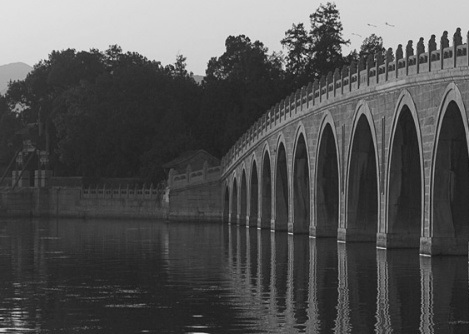
#> input picture DeepLearning/hw1/hist.png, 469 x 334 px
$ python 'Histogram Equalization.py'
#> lines starting #> are read from the running program, lines starting #| are printed output that depends on the picture; after the words box and inside, x2 and y2 are one past the last pixel; in counts of white or black regions, pixels touching at a corner belong together
# -*- coding: utf-8 -*-
"""
Created on Fri Oct  2 01:31:16 2020

@author: cheng
"""
import cv2
import numpy as np

name = "../hist.png"
image = cv2.imread(name, 0)
#> image is the input picture: shape (334, 469); min 22, max 226, mean 83.1
#image = cv2.imread("D:/test/unequ.jpg", 0)

lut = np.zeros(256, dtype = image.dtype )#创建空的查找表
#> lut = 256 values from 0 to 0

hist,bins = np.histogram(image.flatten(),256,[0,256])
#> hist = 256 values, max 5256 at index 39, min 0 at index 0, mean 611.9; bins = 257 values from 0 to 256
cdf = hist.cumsum() #计算累积直方图
#> cdf = 256 values from 0 to 156646
cdf_m = np.ma.masked_equal(cdf,0) #除去直方图中的0值
cdf_m = (cdf_m - cdf_m.min())*255/(cdf_m.max()-cdf_m.min())#等同于前面介绍的lut[i] = int(255.0 *p[i])公式
cdf = np.ma.filled(cdf_m,0).astype('uint8') #将掩模处理掉的元素补为0
#> cdf = 256 values from 0 to 255

#计算
result2 = cdf[image]
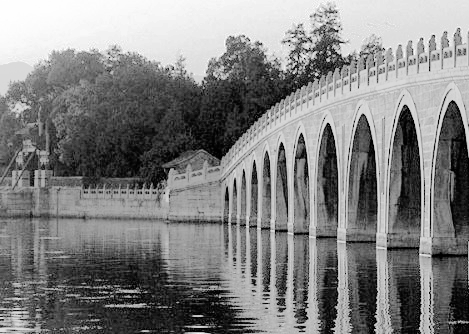
#> result2: shape (334, 469); min 0, max 255, mean 129.1

cv2.rectangle(result2, (1, 5), (100, 35), (0, 0, 0), -1)
text = "OpenCVLUT"
fontFace = cv2.FONT_HERSHEY_SIMPLEX
cv2.putText( result2, text, ( 1, 25 ), fontFace, 0.5, ( 255, 0, 0 ) )
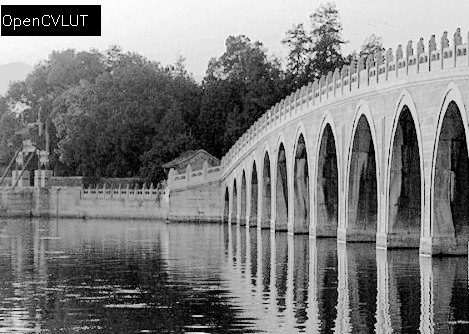
#> result2: shape (334, 469); min 0, max 255, mean 124.4
#--------------------------------------------
result = cv2.LUT(image, cdf)

cv2.rectangle(result, (1, 5), (100, 35), (0, 0, 0), -1)
text1 = "NumPyLUT"
fontFace = cv2.FONT_HERSHEY_SIMPLEX
cv2.putText( result, text1, ( 1, 25 ), fontFace, 0.5, ( 255, 0, 0 ) )
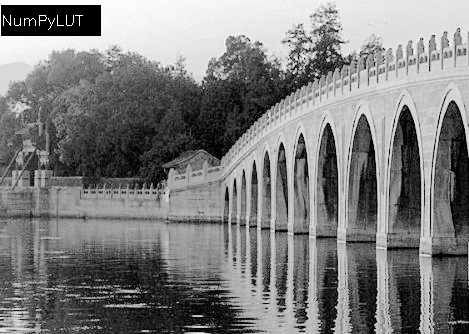
#> result: shape (334, 469); min 0, max 255, mean 124.4


#cv2.imshow("OpenCVLUT", result)
#cv2.imshow("lookup table_NumPyLUT", result2)
res = np.hstack((result,result2)) #stacking images side-by-side
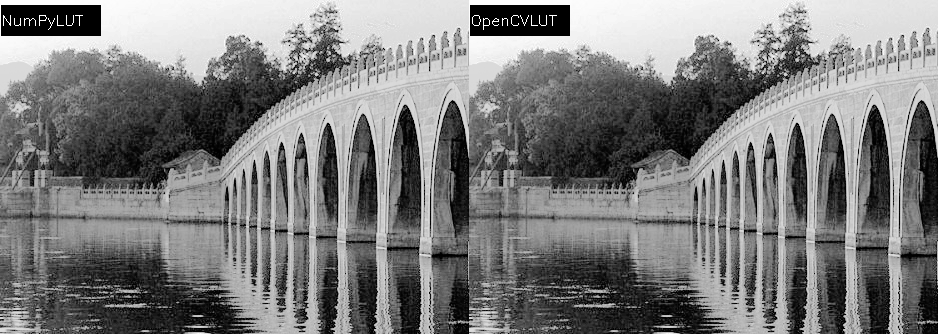
#> res: shape (334, 938); min 0, max 255, mean 124.4
cv2.imwrite('CV_Hint.png',res)

cv2.waitKey(0)
cv2.destroyAllWindows()

$ run again, with DeepLearning/hw1/data.png copied over DeepLearning/hw1/hist.png
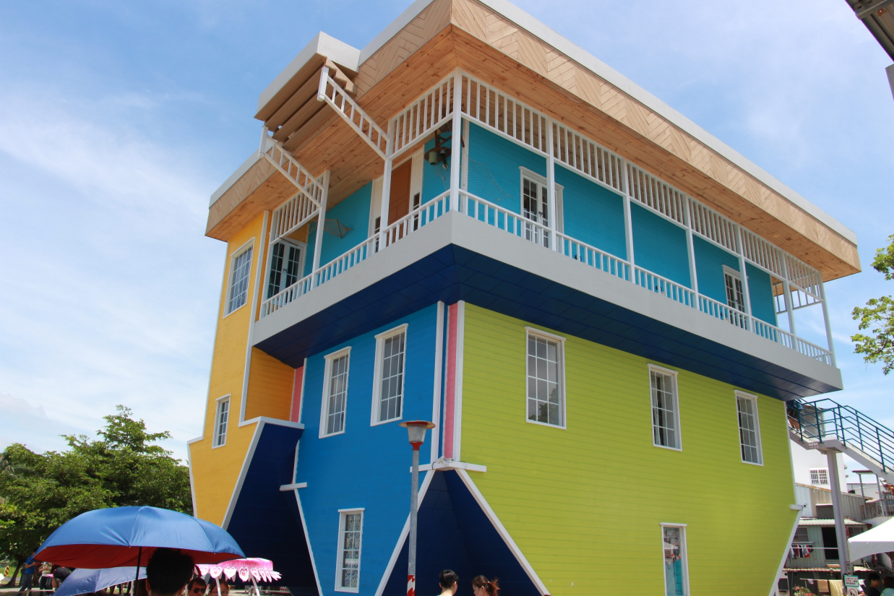
#> input picture DeepLearning/hw1/data.png, 894 x 596 px
#> `image = cv2.imread(name, 0)`:
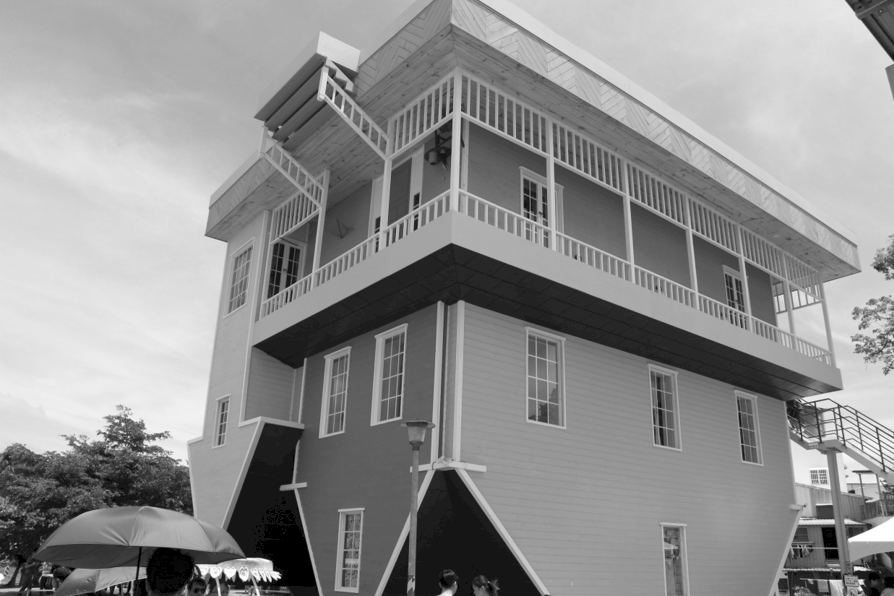
#> image: shape (596, 894); min 0, max 255, mean 144.3
#> hist = 256 values, max 13808 at index 21, min 0 at index 1, mean 2081.3; bins = 257 values from 0 to 256
#> `cdf = hist.cumsum()`: cdf = 256 values from 4385 to 532824
#> `cdf = np.ma.filled(cdf_m,0).astype('uint8')`: cdf = 256 values from 0 to 255
#> result: shape (596, 894); min 0, max 255, mean 126.2
#> `res = np.hstack((result,result2))`:
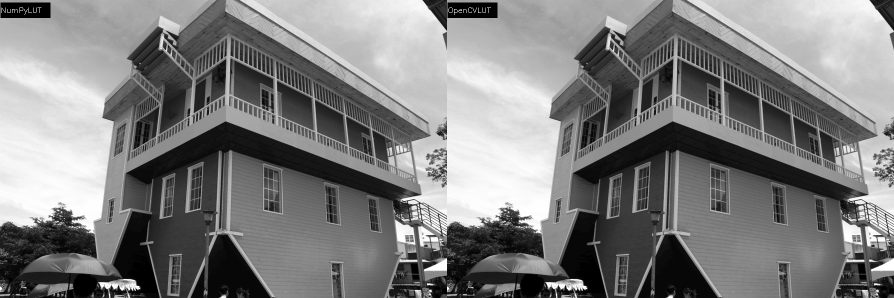
#> res: shape (596, 1788) (shown at 1/2 size); min 0, max 255, mean 126.2

$ run again, with DeepLearning/hw1/noise_impulse.png copied over DeepLearning/hw1/hist.png
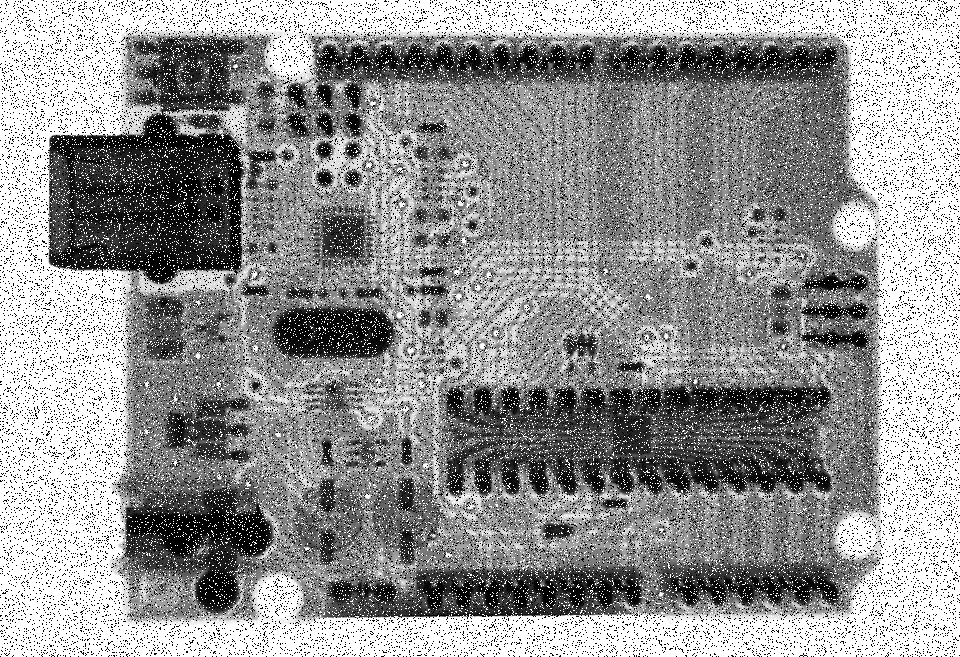
#> input picture DeepLearning/hw1/noise_impulse.png, 960 x 657 px
#> image is the input picture: shape (657, 960); min 0, max 255, mean 148.2
#> hist = 256 values, max 207385 at index 255, min 167 at index 242, mean 2463.8; bins = 257 values from 0 to 256
#> `cdf = hist.cumsum()`: cdf = 256 values from 63918 to 630720
#> `cdf = np.ma.filled(cdf_m,0).astype('uint8')`: cdf = 256 values from 0 to 255
#> `cv2.rectangle(result2, (1, 5), (100, 35), (0, 0, 0), -1)`:
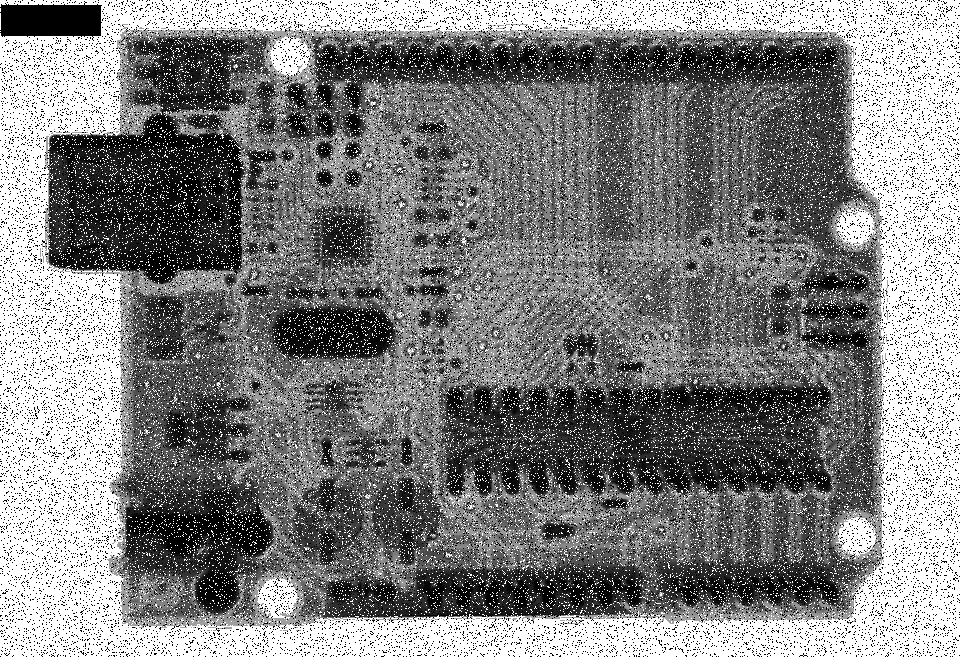
#> result2: shape (657, 960); min 0, max 255, mean 128.8
#> result: shape (657, 960); 0.03% of pixels changed, all inside (x1, y1, x2, y2) = (3, 15, 83, 30)
#> `res = np.hstack((result,result2))`:
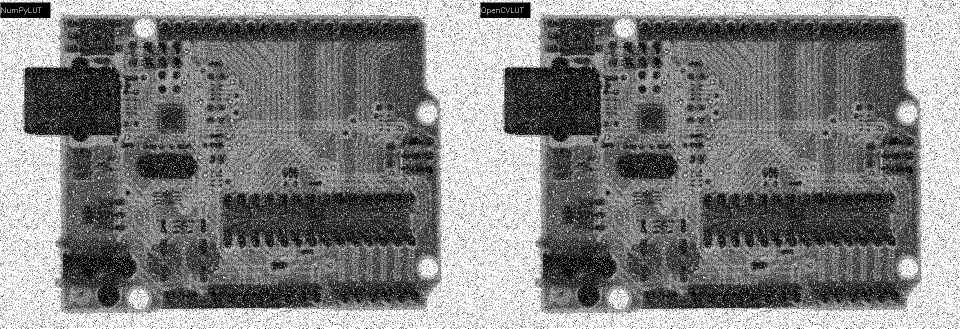
#> res: shape (657, 1920) (shown at 1/2 size); min 0, max 255, mean 128.9
